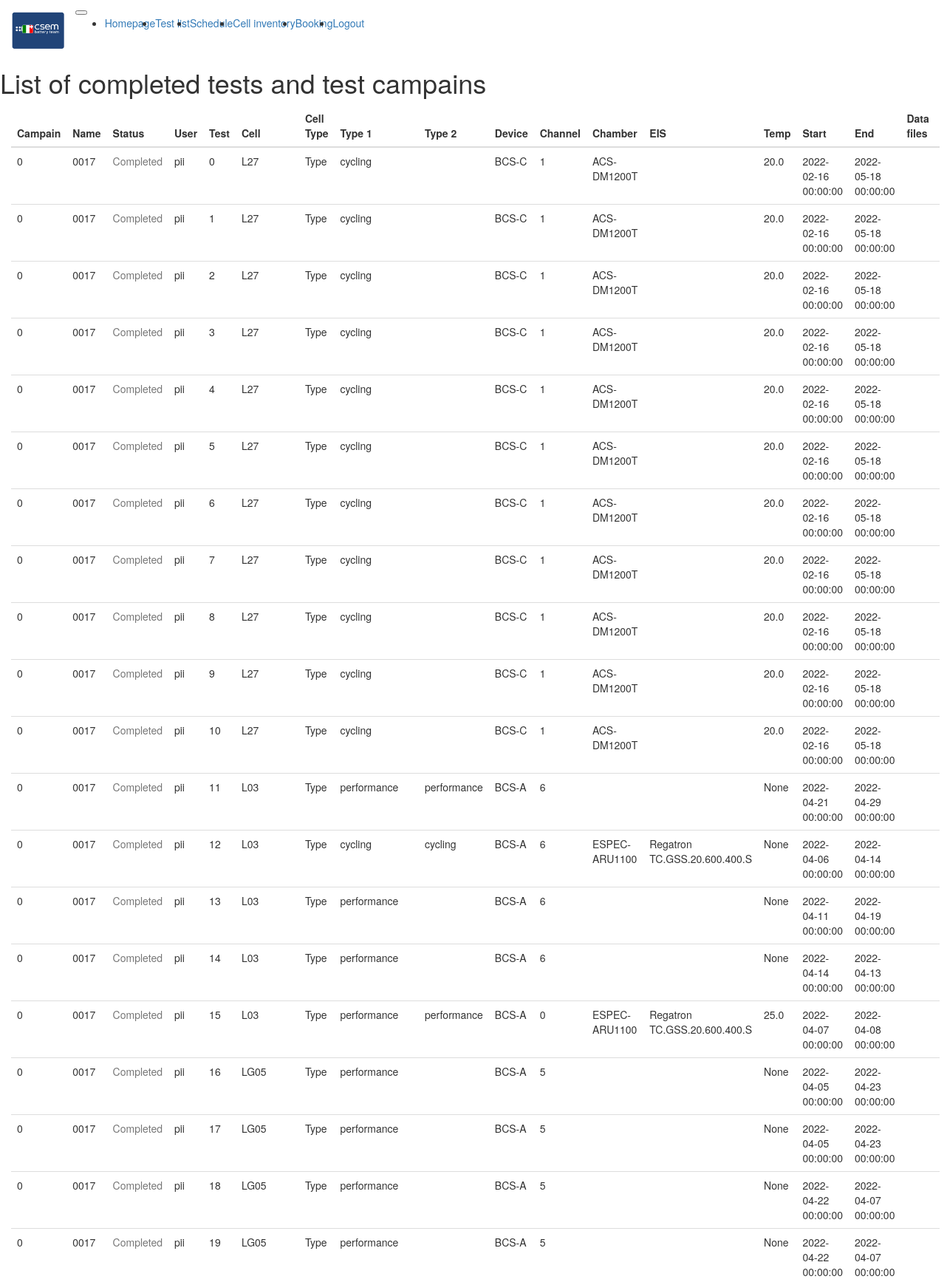
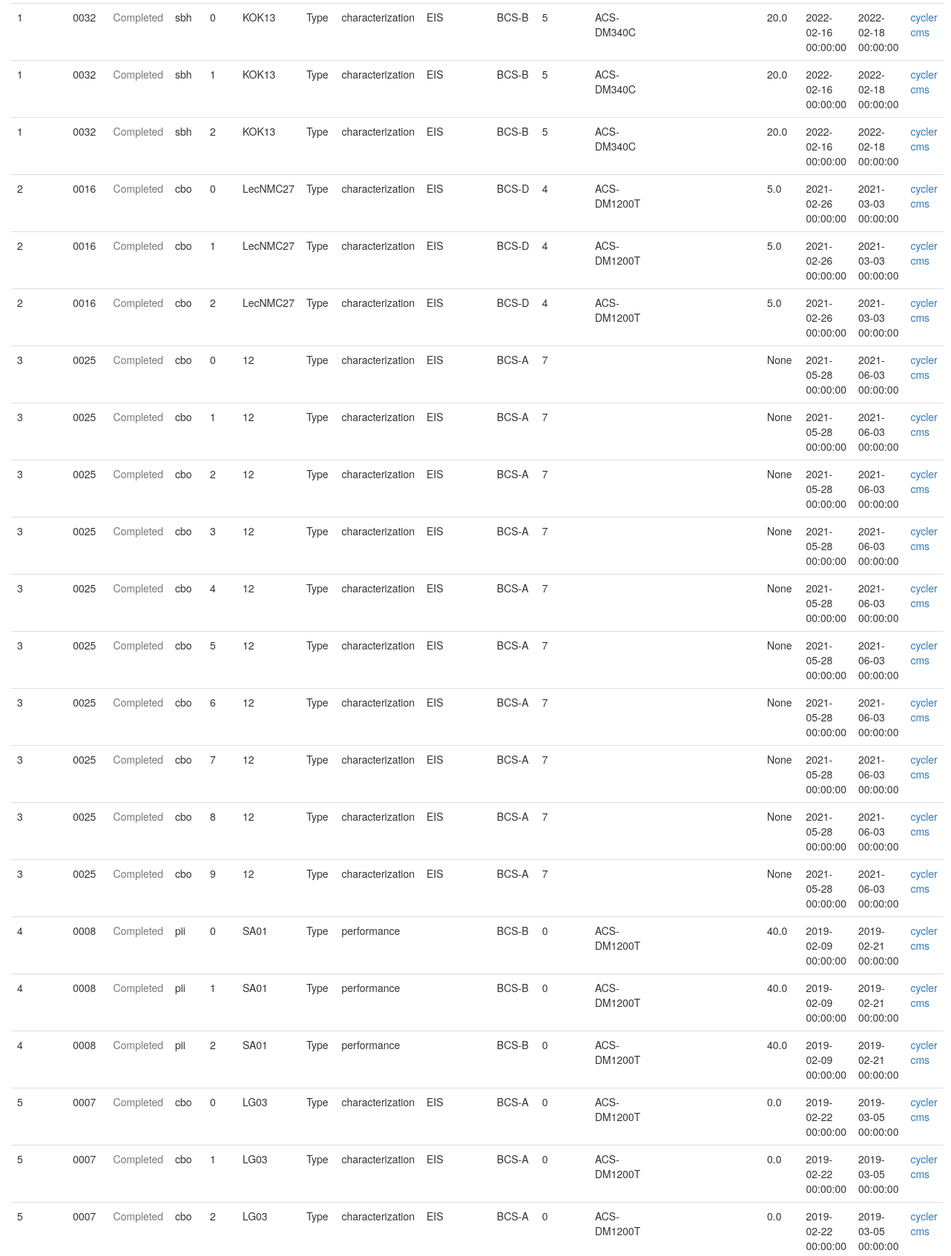
The page /tests_list (signed in, upper part) on the database its author committed (2 pictures, top to bottom).
### app/models.py (models this page shows, shortened)
class Campaign(db.Model):
    __tablename__ = 'campaign'
    id            = db.Column(db.Integer,primary_key=True)
    name          = db.Column(db.String(64),index=True)
    description   = db.Column(db.String(512))
    project       = db.Column(db.Integer, db.ForeignKey('project.id'))
    campaign_id      = db.relationship('Test', backref='test_campaign',lazy='dynamic',foreign_keys="Test.campaign_id")

class User(UserMixin, db.Model):
    __tablename__  = 'user'
    id             =  db.Column(db.Integer,primary_key=True)
    username       = db.Column(db.String(64),index=True,unique=True)
    password_hash  = db.Column(db.String(64))
    test_id      = db.relationship('Test', backref='user',lazy='dynamic',foreign_keys="Test.user_id")
    def __repr__(self):
        return '{}'.format(self.username)

class Cell(db.Model):
    __tablename__ = 'cell'
    id            = db.Column(db.Integer,primary_key=True)
    name          = db.Column(db.String(64),unique=True)
    model_id      = db.Column(db.Integer, db.ForeignKey('cell_type.id'))
    purchase_date = db.Column(db.DateTime(timezone=True))
    under_use     = db.Column(db.Boolean)
    location      = db.Column(db.Integer, db.ForeignKey('location.id'))
    single_test      = db.relationship('SingleTest', backref='cell id (in use)',lazy='dynamic',foreign_keys="SingleTest.cell_id")

class Test_type(db.Model):
    __tablename__ = 'test_type'
    id            = db.Column(db.Integer,primary_key=True)
    name          = db.Column(db.String(64),index=True)
    type1_id      = db.relationship('Test', backref='test_type1',lazy='dynamic',foreign_keys="Test.type_1")
    type2_id      = db.relationship('Test', backref='test_type2',lazy='dynamic',foreign_keys="Test.type_2")

class Device(db.Model):
    __tablename__   = 'device'
    id              = db.Column(db.Integer,primary_key=True)
    name            = db.Column(db.String(64),index=True,unique=True)
    number_channels = db.Column(db.Integer)
    company         = db.Column(db.String(64))
    datasheet_link  = db.Column(db.String(64))
    details         = db.Column(db.String(64))
    type            = db.relationship("Device_type", secondary=device_type_identifier,overlaps="type")
    channel_id      = db.relationship('Channel', backref='device_channel',lazy='dynamic',foreign_keys="Channel.device_id")

class Channel(db.Model):
    __tablename__ = 'channel'
    id            = db.Column(db.Integer,primary_key=True)
    chan_number   = db.Column(db.Integer)
    status        = db.Column(db.Boolean)
    device_id     = db.Column(db.Integer, db.ForeignKey('device.id'))
    single_test_id = db.relationship('SingleTest', backref='channel_test',lazy='dynamic',foreign_keys="SingleTest.channel_id")
    def __repr__(self):
        return '{}'.format(self.chan_number)

class Test(db.Model):
    __tablename__ = 'test'
    id            = db.Column(db.Integer,primary_key=True)
    name          = db.Column(db.String(64))
    description   = db.Column(db.String(512))
    start         = db.Column(db.DateTime(timezone=True))
    end           = db.Column(db.DateTime(timezone=True))
    temp          = db.Column(db.Float)
    active        = db.Column(db.Boolean)
    user_id       = db.Column(db.Integer, db.ForeignKey('user.id'))
    campaign_id   = db.Column(db.Integer, db.ForeignKey('campaign.id'))
    type_2        = db.Column(db.Integer, db.ForeignKey('test_type.id'))
    type_1        = db.Column(db.Integer, db.ForeignKey('test_type.id'))
    devices       = db.relationship("Device", secondary=device_enaged_identifier)
    singleTests   = db.relationship('SingleTest', backref='batch_list',lazy='dynamic',foreign_keys="SingleTest.test_id")

### app/routes.py (the view)
@app.route('/tests_list', methods=['GET'])
@login_required
def tests_list_get():
    campaings = []
    for campaign in Campaign.query.all():
        campaign_ = {'name':campaign.name, 'project':campaign.project}
        tests = []
        for test in Test.query.filter_by(campaign_id=campaign.id):
            test_ = {}
            for device in test.devices:
                if "chamber" in str(device.type[0]):
                    test_['chamber'] = device.name
                elif "EIS" in str(device.type[0]):
                    test_['eis']=device.name
            for single in SingleTest.query.filter_by(test_id=test.id).all():
                channel = Channel.query.filter_by(id =single.channel_id).first()
                try:
                    test_[ 'type_1']  = Test_type.query.filter_by(id=test.type_1).first().name
                except:
                    pass
                try:
                    test_[ 'type_2']  = Test_type.query.filter_by(id=test.type_2).first().name
                except:
                    pass
                test_[ 'start' ]  = test.start
                test_[ 'end'   ]  = test.end
                test_[ 'user'  ]  = test.user
                test_[ 'temp'  ]  = test.temp
                test_[ 'channel'] = channel
                test_[ 'device']  = Device.query.filter_by(id=channel.device_id).first().name
                test_[ 'cell' ]   = Cell.query.filter_by(id=single.cell_id).first().name
                if test.end < datetime.today():
                    test_[ 'cycler']  = single.cycler_file
                    test_[ 'cms']     = single.prototype_file
                else:
                    test_[ 'cycler']  = None
                    test_[ 'cms']     = None
                tests.append(test_)
        campaign_['tests']=tests
        campaings.append(campaign_)
    return render_template('test_list.html', title="Test details", campains = campaings)

### app/models.py (called while the page is built)
@login.user_loader
def load_user(id):
    return(User.query.get(int(id)))

     def __repr__(self):
        return '{}'.format(self.name)

### app/routes.py (called while the page is built)
@app.context_processor
def inject_enumerate():
    return dict(enumerate=enumerate)

@app.context_processor
def inject_str():
    return dict(str=str)

@app.context_processor
def inject_urlencode():
    return dict(urlencode=urlencode)

@app.context_processor
def inject_floor():
    return dict(floor=floor)

### app/templates/test_list.html (shortened to what this page needs)
{% extends "base.html" %}
{% import "bootstrap/wtf.html" as wtf %}
{% block main %}
<div class="row container-fluid mt-3">
<div class="col-10">
  <h1>List of completed tests and test campains</h1>
  <div class="container-fluid mt-3" >
    <table id="table" class="table table-hover"
          data-toggle="table"
          data-filter-control="true"
          data-show-search-clear-button="true"
          data-show-columns="true"
          data-show-columns-toggle-all="true"
          data-sortable="true"
          data-pagination="true"
          >
        <thead class="thead-light">
          <tr>
            <th data-field="columnA" data-filter-control="input">Campain</th>
            <th data-field="columnB" data-filter-control="select">Name</th>
            <th data-field="columnC" data-filter-control="select">Status</th>
            <th data-field="columnD" data-filter-control="select">User</th>
            <th>Test</th>
            <th data-field="columnF" data-filter-control="input">Cell</th>
            <th data-field="columnG" data-filter-control="select">Cell Type</th>
            <th data-field="columnH" data-filter-control="select">Type 1</th>
            <th data-field="columnI" data-filter-control="select">Type 2</th>
            <th data-field="columnJ" data-filter-control="select">Device</th>
            <th data-field="columnK" data-filter-control="input">Channel</th>
            <th data-field="columnL" data-filter-control="select">Chamber</th>
            <th data-field="columnM" data-filter-control="select">EIS</th>
            <th data-field="columnN" data-filter-control="input">Temp</th>
            <th data-field="columnO" data-filter-control="input">Start</th>
            <th data-field="columnP" data-filter-control="input">End</th>
            <th>Data files</th>
          </tr>
        </thead>
        <tbody>
          {% for i, campain in enumerate(campains) %}
            {% for j, test in enumerate(campain.tests) %}
                <tr >
                <td>{{ i }}</td>
                <td>{{ campain.name }}</td>
                <td>
                  {% if campain.status == True %}
                  <p class="text-warning">On-going</p>
                  {% else %}
                  <p class="text-muted">Completed</p>
                  {% endif %}
                </td>
                <td>{{ test.user }}</td>
                <td>{{ j }}</td>
                <td>{{ test.cell }}</td>
                <td> Type </td>
                <td>{{ test.type_1 }}</td>
                <td>{{ test.type_2 }}</td>
                <td>{{ test.device }}</td>
                <td>{{ test.channel }}</td>
                <td>{{ test.chamber }}</td>
                <td>{{ test.eis }}</td>
                <td>{{ test.temp }}</td>
                <td>{{ test.start }}</td>
                <td>{{ test.end }}</td>
                <td> {% if test.cycler != None %}<a href="/download/{{ test.cycler  }}" class="text-primary">cycler </a> {% endif %}</br>
                     {% if test.cms    != None %}<a href="/download/{{ test.cms  }}" class="text-primary">cms </a>       {% endif %} </td>
                </tr>
            {% endfor %}
          {% endfor %}
        </tbody>
      </table>
    </div>
</div>
</div>
{% endblock %}

### rows shown on the page
Campaign: name "0017" "0017" "0017" "0017" "0017" "0017" "0017" "0017" "0017" "0017" "0017" "0017", name "0017"
User: user "pii" "pii" "pii" "pii" "pii" "pii" "pii" "pii" "pii" "pii" "pii" "pii" "pii" "pii" "pii"
Cell: cell "L27" "L27" "L27" "L27" "L27" "L27" "L27" "L27" "L27" "L27" "L27"
Test_type: type_1 "cycling" "cycling" "cycling" "cycling" "cycling" "cycling" "cycling" "cycling" "cycling" "cycling" "cycling"
Device: device "BCS-C" "BCS-C" "BCS-C" "BCS-C" "BCS-C" "BCS-C" "BCS-C" "BCS-C" "BCS-C" "BCS-C" "BCS-C"
Channel: channel "1" "1" "1" "1" "1" "1" "1" "1" "1" "1" "1"
Device: chamber "ACS-DM1200T" "ACS-DM1200T" "ACS-DM1200T" "ACS-DM1200T" "ACS-DM1200T" "ACS-DM1200T" "ACS-DM1200T" "ACS-DM1200T" "ACS-DM1200T" "ACS-DM1200T" "ACS-DM1200T" "ACS-DM1200T" "ACS-DM1200T" "ACS-DM1200T" "ACS-DM1200T" "ACS-DM1200T" "ACS-DM1200T" "ACS-DM1200T" "ACS-DM1200T" "ACS-DM1200T"
Test: temp "20.0" "20.0" "20.0" "20.0" "20.0" "20.0" "20.0" "20.0" "20.0" "20.0" "20.0", start "2022-02-16 00:00:00" "2022-02-16 00:00:00" "2022-02-16 00:00:00" "2022-02-16 00:00:00" "2022-02-16 00:00:00" "2022-02-16 00:00:00" "2022-02-16 00:00:00" "2022-02-16 00:00:00" "2022-02-16 00:00:00" "2022-02-16 00:00:00" "2022-02-16 00:00:00", end "2022-05-18 00:00:00" "2022-05-18 00:00:00" "2022-05-18 00:00:00" "2022-05-18 00:00:00" "2022-05-18 00:00:00" "2022-05-18 00:00:00" "2022-05-18 00:00:00" "2022-05-18 00:00:00" "2022-05-18 00:00:00" "2022-05-18 00:00:00" "2022-05-18 00:00:00"
Test: active "0", user "pii", j "11", cell "L03", type_1 "performance", type_2 "performance", device "BCS-A", channel "6", temp "None", start "2022-04-21 00:00:00", end "2022-04-29 00:00:00", j "12", type_1 "cycling", type_2 "cycling", chamber "ESPEC-ARU1100", eis "Regatron TC.GSS.20.600.400.S", start "2022-04-06 00:00:00", end "2022-04-14 00:00:00", j "13", start "2022-04-11 00:00:00", end "2022-04-19 00:00:00", j "14", start "2022-04-14 00:00:00", end "2022-04-13 00:00:00", j "16", cell "LG05", channel "5", start "2022-04-05 00:00:00", end "2022-04-23 00:00:00", j "17", j "18", start "2022-04-22 00:00:00", end "2022-04-07 00:00:00", j "19", i "3", user "cbo", cell "12", type_1 "characterization", type_2 "EIS", channel "7", start "2021-05-28 00:00:00", end "2021-06-03 00:00:00", j "1", id "9"
Cell: cell "L03"
Test_type: type_1 "performance" "performance" "performance" "performance", type_2 "performance"
Device: device "BCS-A" "BCS-A" "BCS-A" "BCS-A" "BCS-A" "BCS-A" "BCS-A" "BCS-A" "BCS-A" "BCS-A" "BCS-A"
Channel: channel "0" "0" "0" "0"
Device: chamber "ESPEC-ARU1100"
Device: eis "Regatron TC.GSS.20.600.400.S"
Test: temp "25.0", start "2022-04-07 00:00:00", end "2022-04-08 00:00:00"
Campaign: name "0032" "0032" "0032"
User: user "sbh" "sbh" "sbh"
Cell: cell "KOK13" "KOK13" "KOK13"
Test_type: type_1 "characterization" "characterization" "characterization" "characterization" "characterization" "characterization" "characterization" "characterization" "characterization" "characterization" "characterization" "characterization" "characterization" "characterization" "characterization" "characterization"
Test_type: type_2 "EIS" "EIS" "EIS" "EIS" "EIS" "EIS" "EIS" "EIS" "EIS" "EIS" "EIS" "EIS" "EIS" "EIS" "EIS" "EIS"
Device: device "BCS-B" "BCS-B" "BCS-B" "BCS-B" "BCS-B" "BCS-B"
Channel: channel "5" "5" "5"
Device: chamber "ACS-DM340C" "ACS-DM340C" "ACS-DM340C"
Test: temp "20.0" "20.0" "20.0", start "2022-02-16 00:00:00" "2022-02-16 00:00:00" "2022-02-16 00:00:00", end "2022-02-18 00:00:00" "2022-02-18 00:00:00" "2022-02-18 00:00:00"
Campaign: name "0016" "0016" "0016"
User: user "cbo" "cbo" "cbo" "cbo" "cbo" "cbo" "cbo" "cbo" "cbo" "cbo" "cbo" "cbo" "cbo"
Cell: cell "LecNMC27" "LecNMC27" "LecNMC27"
Device: device "BCS-D" "BCS-D" "BCS-D"
Channel: channel "4" "4" "4"
Test: temp "5.0" "5.0" "5.0", start "2021-02-26 00:00:00" "2021-02-26 00:00:00" "2021-02-26 00:00:00", end "2021-03-03 00:00:00" "2021-03-03 00:00:00" "2021-03-03 00:00:00"
Campaign: name "0025", name "0025" "0025" "0025" "0025" "0025" "0025" "0025"
Cell: cell "12" "12" "12" "12" "12" "12" "12"
Channel: channel "7" "7" "7" "7" "7" "7" "7"
Test: start "2021-05-28 00:00:00" "2021-05-28 00:00:00" "2021-05-28 00:00:00" "2021-05-28 00:00:00" "2021-05-28 00:00:00" "2021-05-28 00:00:00" "2021-05-28 00:00:00", end "2021-06-03 00:00:00" "2021-06-03 00:00:00" "2021-06-03 00:00:00" "2021-06-03 00:00:00" "2021-06-03 00:00:00" "2021-06-03 00:00:00" "2021-06-03 00:00:00"
Campaign: name "0008" "0008" "0008"
Cell: cell "SA01" "SA01" "SA01"
Channel: channel "0" "0" "0"
Test: temp "40.0" "40.0" "40.0", start "2019-02-09 00:00:00" "2019-02-09 00:00:00" "2019-02-09 00:00:00", end "2019-02-21 00:00:00" "2019-02-21 00:00:00" "2019-02-21 00:00:00"
Campaign: name "0007" "0007" "0007"
Cell: cell "LG03" "LG03" "LG03"
Test: temp "0.0" "0.0" "0.0", start "2019-02-22 00:00:00" "2019-02-22 00:00:00" "2019-02-22 00:00:00", end "2019-03-05 00:00:00" "2019-03-05 00:00:00" "2019-03-05 00:00:00"

### other values the page prints
{{ i }} "0" "0" "0" "0" "0" "0" "0" "0" "0" "0" "0" "0" "1" "1" "1" "2" "2" "2" "3" "3" "3" "3" "3" "3" "3" "4" "4" "4" "5" "5" "5"
{{ j }} "0" "1" "2" "3" "4" "5" "6" "7" "8" "9" "10" "15" "0" "1" "2" "0" "1" "2" "2" "3" "4" "5" "6" "7" "8" "0" "1" "2" "0" "1" "2"
{{ test.temp }} "None" "None" "None" "None" "None" "None" "None"
